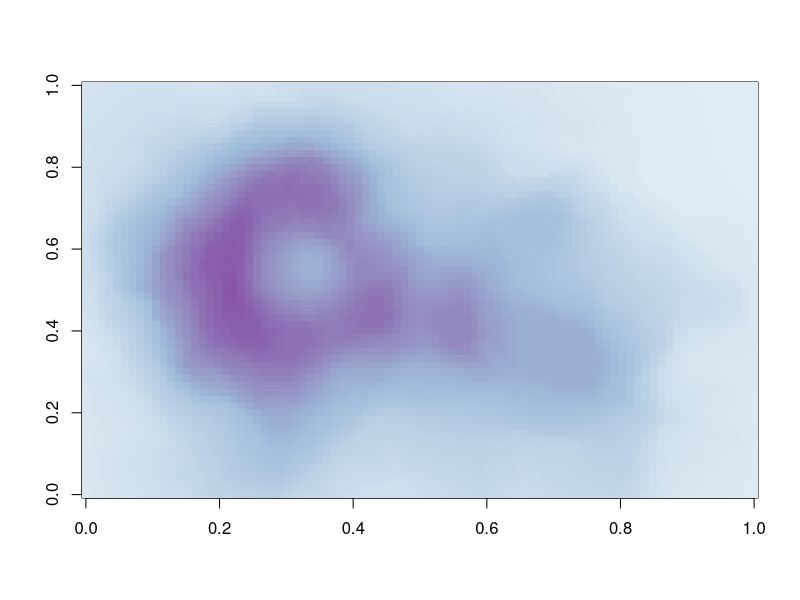
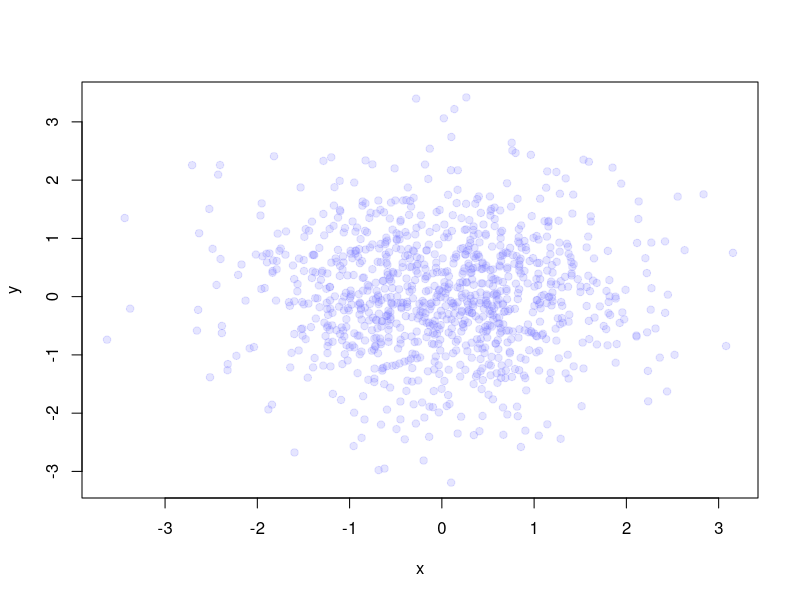

Write R code to recreate these figures, in order.
pal <- colorRamp(c("red", "blue"))

library(RColorBrewer)

cols <- brewer.pal(3, "BuPu")

pal <- colorRampPalette(cols)

image(volcano, col = pal(100))

x <- rnorm(1000)
y <- rnorm(1000)

plot(x, y, col = rgb(0.5, 0.5, 1, 0.2), pch = 19)
